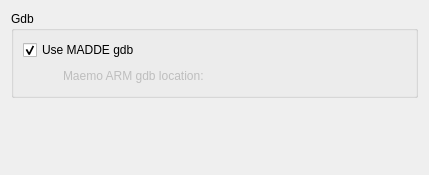
<?xml version="1.0" encoding="utf-8"?>
<ui version="4.0">
 <class>Qt4ProjectManager::Internal::MaemoGdbWidget</class>
 <widget class="QWidget" name="Qt4ProjectManager::Internal::MaemoGdbWidget">
  <property name="geometry">
   <rect>
    <x>0</x>
    <y>0</y>
    <width>429</width>
    <height>175</height>
   </rect>
  </property>
  <property name="windowTitle">
   <string>Form</string>
  </property>
  <layout class="QVBoxLayout" name="verticalLayout_2">
   <item>
    <widget class="QGroupBox" name="gdbGroupBox">
     <property name="title">
      <string>Gdb</string>
     </property>
     <layout class="QVBoxLayout" name="verticalLayout">
      <item>
       <widget class="QCheckBox" name="useMaddeGdb">
        <property name="text">
         <string>Use MADDE gdb</string>
        </property>
        <property name="checked">
         <bool>true</bool>
        </property>
       </widget>
      </item>
      <item>
       <layout class="QHBoxLayout" name="horizontalLayout">
        <item>
         <spacer name="horizontalSpacer">
          <property name="orientation">
           <enum>Qt::Horizontal</enum>
          </property>
          <property name="sizeType">
           <enum>QSizePolicy::Fixed</enum>
          </property>
          <property name="sizeHint" stdset="0">
           <size>
            <width>40</width>
            <height>20</height>
           </size>
          </property>
         </spacer>
        </item>
        <item>
         <widget class="QLabel" name="gdbLabel">
          <property name="enabled">
           <bool>false</bool>
          </property>
          <property name="sizePolicy">
           <sizepolicy hsizetype="Maximum" vsizetype="Preferred">
            <horstretch>0</horstretch>
            <verstretch>0</verstretch>
           </sizepolicy>
          </property>
          <property name="text">
           <string>Maemo ARM gdb location:</string>
          </property>
         </widget>
        </item>
        <item>
         <widget class="Utils::PathChooser" name="gdbChooser" native="true">
          <property name="enabled">
           <bool>false</bool>
          </property>
         </widget>
        </item>
       </layout>
      </item>
     </layout>
    </widget>
   </item>
   <item>
    <spacer name="verticalSpacer">
     <property name="orientation">
      <enum>Qt::Vertical</enum>
     </property>
     <property name="sizeHint" stdset="0">
      <size>
       <width>20</width>
       <height>40</height>
      </size>
     </property>
    </spacer>
   </item>
  </layout>
 </widget>
 <customwidgets>
  <customwidget>
   <class>Utils::PathChooser</class>
   <extends>QWidget</extends>
   <header location="global">utils/pathchooser.h</header>
   <container>1</container>
  </customwidget>
 </customwidgets>
 <resources/>
 <connections/>
</ui>
